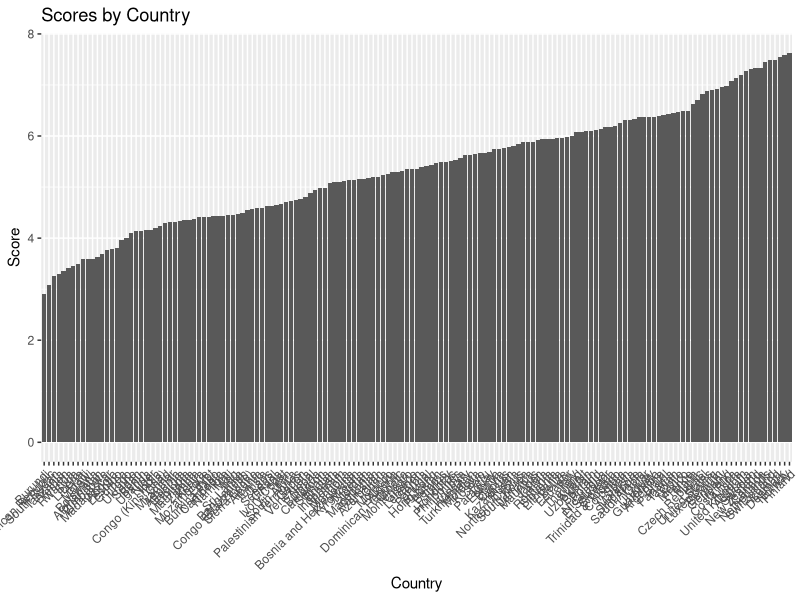
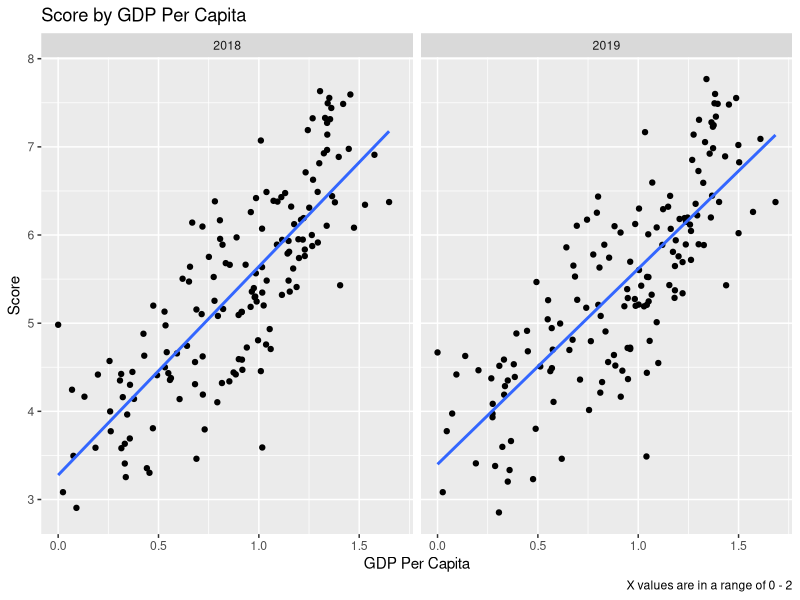
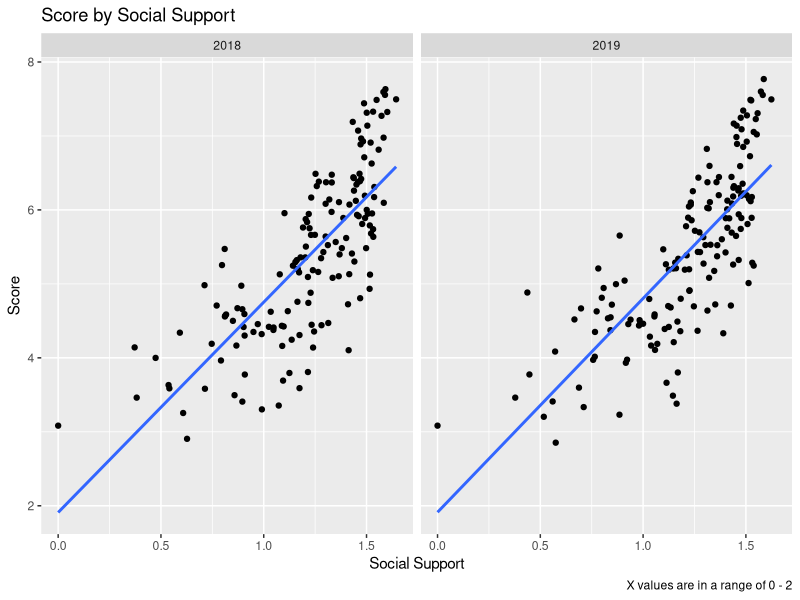
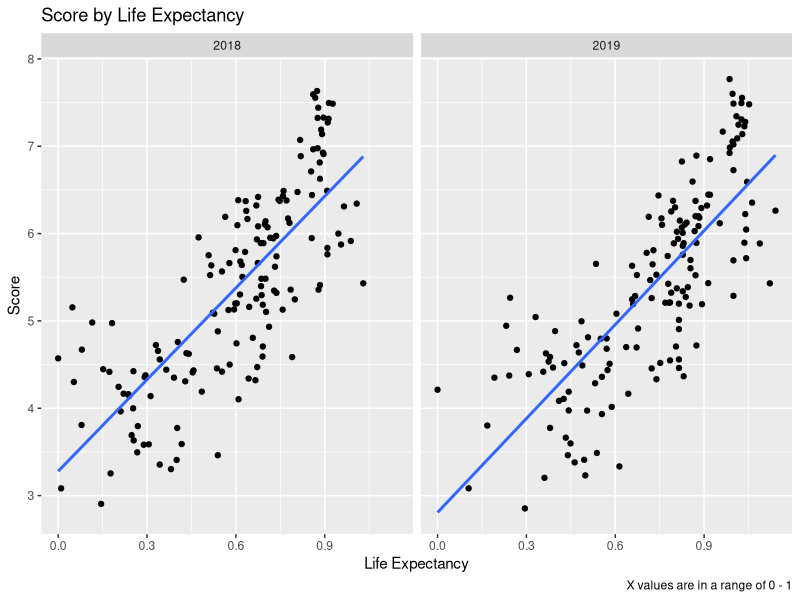
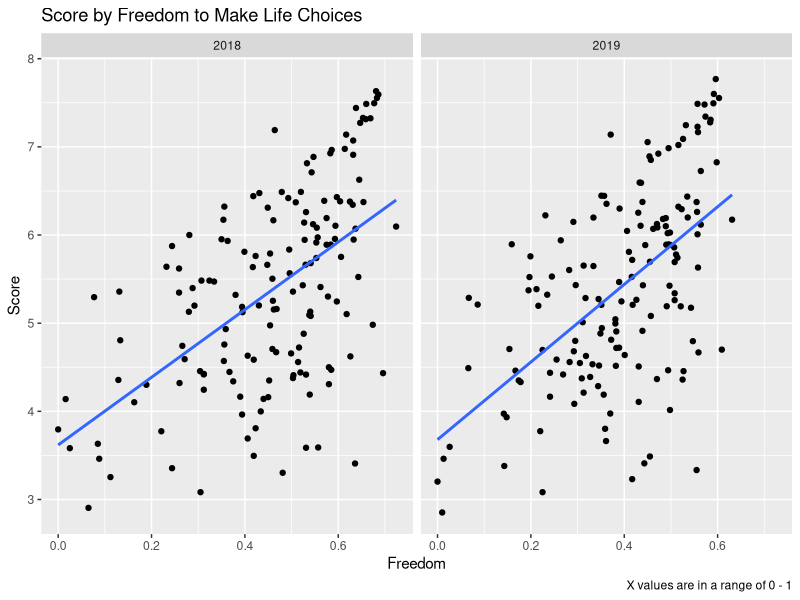
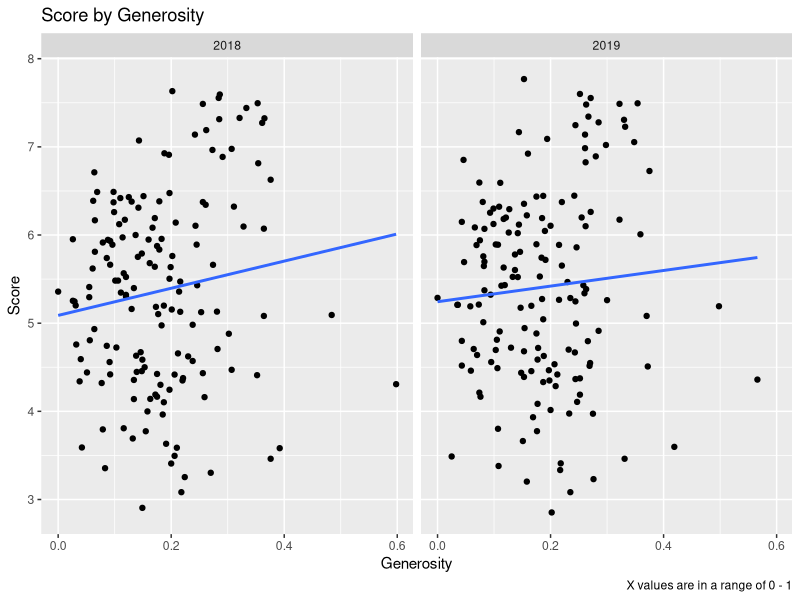
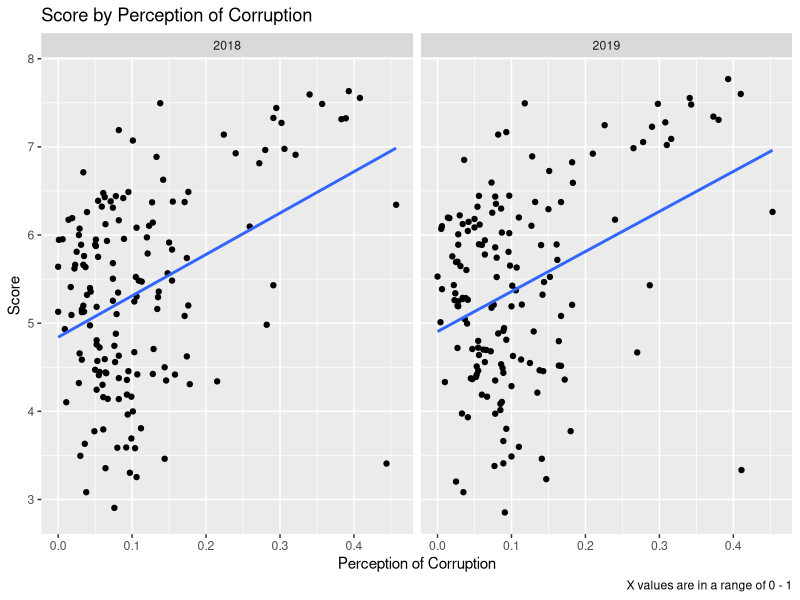

Write R code to recreate these figures, in order.
#happiness analysis hello
happy= read.csv("happy.csv")
View(happy)
library("tidyverse")
#to be sure that there are not missing values in my data 
happy= na.omit(happy)
View(filtered_dataset)

str(happy)
glimpse(happy)

#analysis done by the other man
#he wants to focus on the score on 2018 only
filtered_dataset <- happy %>% arrange(desc(Score)) %>% filter(Year == "2018")

#shows which country has the highest score 
ggplot(data = filtered_dataset, mapping = aes(x = reorder(Country_or_region, Score), y = Score)) +
  geom_bar(stat = "identity") +
  labs(title = "Scores by Country", x = "Country", y = "Score") +
  theme(axis.text.x = element_text(angle = 45, hjust = 1))

#Now, for defining which of the six components of the research is better correlated with the score,
#we will plot 6 graphs, faceting by year, and adding a linear regression line. 

#here score depends on GDP per capita
ggplot(data = happy, mapping = aes(x = GDP_per_capita, y = Score))+
  geom_point() +
  geom_smooth(method = "lm", formula = y ~ x, se = FALSE) +
  labs(title = "Score by GDP Per Capita", caption = "X values are in a range of 0 - 2", x = "GDP Per Capita") +
  facet_wrap(~Year)

#now score depends on social support
ggplot(data = happy, mapping = aes(x = Social_support, y = Score))+
  geom_point()+
  geom_smooth(method = "lm", formula = y ~ x, se = FALSE) +
  labs(title = "Score by Social Support", caption = "X values are in a range of 0 - 2", x = "Social Support") +
  facet_wrap(~Year)

#now score depends on healthy life expectancy
ggplot(data = happy, mapping = aes(x = Healthy_life_expectancy, y = Score))+
  geom_point()+
  geom_smooth(method = "lm", formula = y ~ x, se = FALSE) +
  labs(title = "Score by Life Expectancy", caption = "X values are in a range of 0 - 1", x = "Life Expectancy") +
  facet_wrap(~Year)

#now score depends on freedom to make life choices
ggplot(data = happy, mapping = aes(x = Freedom_to_make_life_choices, y = Score))+
  geom_point()+
  geom_smooth(method = "lm", formula = y ~ x, se = FALSE) +
  labs(title = "Score by Freedom to Make Life Choices", caption = "X values are in a range of 0 - 1", x = "Freedom") +
  facet_wrap(~Year)

#now score depends on generositiy
ggplot(data = happy, mapping = aes(x = Generosity, y = Score))+
  geom_point()+
  geom_smooth(method = "lm", formula = y ~ x, se = FALSE) +
  labs(title = "Score by Generosity", caption = "X values are in a range of 0 - 1", x = "Generosity") +
  facet_wrap(~Year)

#now score depends on perception of corruption
ggplot(data = happy, mapping = aes(x = Perceptions_of_corruption, y = Score))+
  geom_point()+
  geom_smooth(method = "lm", formula = y ~ x, se = FALSE) +
  labs(title = "Score by Perception of Corruption", caption = "X values are in a range of 0 - 1", x = "Perception of Corruption") +
  facet_wrap(~Year)

#########
#now we start the regression model
linear_model <- lm(Score ~ GDP_per_capita + Social_support + Healthy_life_expectancy + Freedom_to_make_life_choices + Generosity + Perceptions_of_corruption, data = happy)
summary(linear_model)
